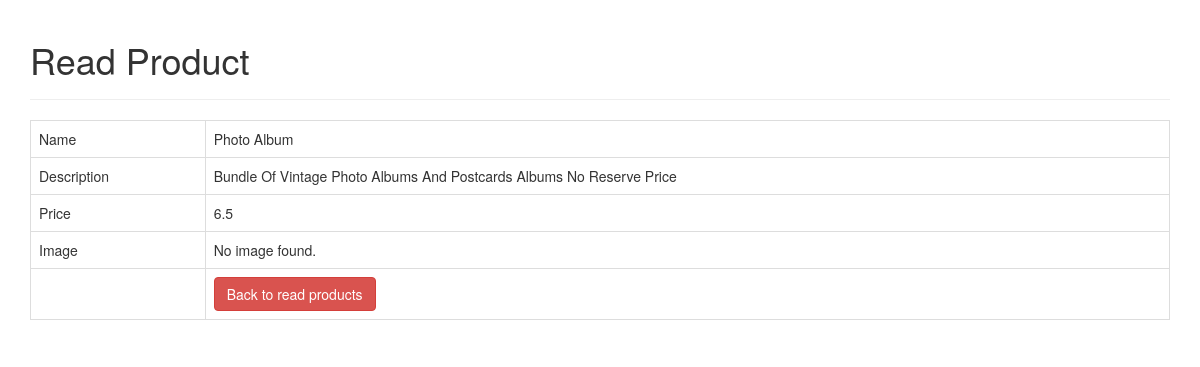
/read_one.php?id=13, run on the app's committed database.
### tables this page shows
CREATE TABLE `products` (
  `id` int(11) NOT NULL,
  `name` varchar(128) NOT NULL,
  `description` text NOT NULL,
  `price` double NOT NULL,
  `created` datetime NOT NULL,
  `modified` timestamp NOT NULL DEFAULT CURRENT_TIMESTAMP ON UPDATE CURRENT_TIMESTAMP,
  `image` text NOT NULL
);

### read_one.php (the view, shortened to what this page needs)
<!DOCTYPE HTML>
<html>
<head>
    <link rel="stylesheet" href="https://maxcdn.bootstrapcdn.com/bootstrap/3.3.7/css/bootstrap.min.css" />
</head>
<body>
    <div class="container">
        <div class="page-header">
            <h1>Read Product</h1>
        </div>
        <?php
		$id=isset($_GET['id']) ? $_GET['id'] : die('ERROR: Record ID not found.');
		include 'config/database.php';
		try {
			$query = "SELECT id, name, description, price, image FROM products WHERE id = ? LIMIT 0,1";
			$stmt = $con->prepare( $query );
			$stmt->bindParam(1, $id);
			$stmt->execute();
			$row = $stmt->fetch(PDO::FETCH_ASSOC);
			$name = $row['name'];
			$description = $row['description'];
			$price = $row['price'];
			$image = htmlspecialchars($row['image'], ENT_QUOTES);
		}
		catch(PDOException $exception){
			die('ERROR: ' . $exception->getMessage());
		}
		?>
		<table class='table table-hover table-responsive table-bordered'>
			<tr>
				<td>Name</td>
				<td><?php echo htmlspecialchars($name, ENT_QUOTES);  ?></td>
			</tr>
			<tr>
				<td>Description</td>
				<td><?php echo htmlspecialchars($description, ENT_QUOTES);  ?></td>
			</tr>
			<tr>
				<td>Price</td>
				<td><?php echo htmlspecialchars($price, ENT_QUOTES);  ?></td>
			</tr>
			<tr>
				<td>Image</td>
				<td>
				<?php echo $image ? "<img src='uploads/{$image}' style='width:300px;' />" : "No image found.";  ?>
				</td>
			</tr>
			<tr>
				<td></td>
				<td>
					<a href='index.php' class='btn btn-danger'>Back to read products</a>
				</td>
			</tr>
		</table>
    </div>
</body>
</html>

### data on the page
products: name "Photo Album", description "Bundle Of Vintage Photo Albums And Postcards Albums No Reserve Price", price "6.5"
